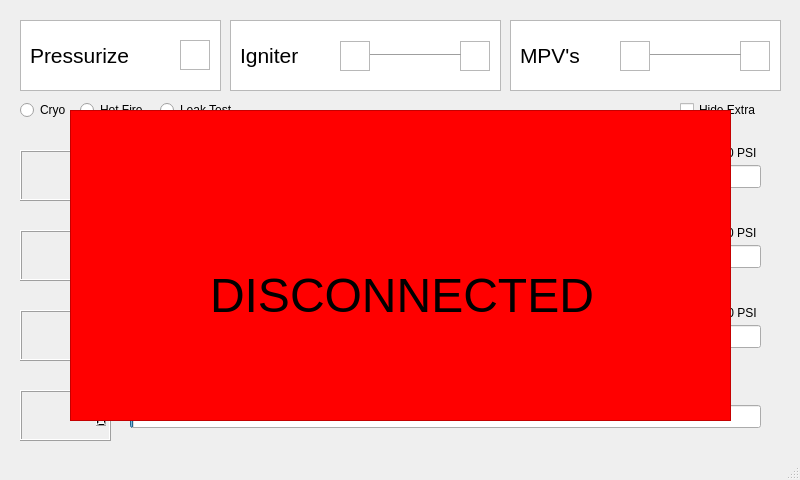
<?xml version="1.0" encoding="UTF-8"?>
<ui version="4.0">
 <class>SDSURocketProject</class>
 <widget class="QMainWindow" name="SDSURocketProject">
  <property name="geometry">
   <rect>
    <x>0</x>
    <y>0</y>
    <width>800</width>
    <height>480</height>
   </rect>
  </property>
  <property name="windowTitle">
   <string>RocketProject</string>
  </property>
  <widget class="QWidget" name="centralwidget">
   <widget class="QLCDNumber" name="Readout1">
    <property name="geometry">
     <rect>
      <x>20</x>
      <y>230</y>
      <width>91</width>
      <height>51</height>
     </rect>
    </property>
    <property name="digitCount">
     <number>7</number>
    </property>
   </widget>
   <widget class="QLCDNumber" name="Readout0">
    <property name="geometry">
     <rect>
      <x>20</x>
      <y>150</y>
      <width>91</width>
      <height>51</height>
     </rect>
    </property>
    <property name="smallDecimalPoint">
     <bool>false</bool>
    </property>
    <property name="digitCount">
     <number>7</number>
    </property>
    <property name="segmentStyle">
     <enum>QLCDNumber::Filled</enum>
    </property>
   </widget>
   <widget class="QLabel" name="MPV_label">
    <property name="geometry">
     <rect>
      <x>520</x>
      <y>40</y>
      <width>81</width>
      <height>31</height>
     </rect>
    </property>
    <property name="font">
     <font>
      <pointsize>16</pointsize>
     </font>
    </property>
    <property name="text">
     <string>MPV's</string>
    </property>
   </widget>
   <widget class="QLabel" name="ignite_label">
    <property name="geometry">
     <rect>
      <x>240</x>
      <y>40</y>
      <width>91</width>
      <height>31</height>
     </rect>
    </property>
    <property name="font">
     <font>
      <pointsize>16</pointsize>
     </font>
    </property>
    <property name="text">
     <string>Igniter</string>
    </property>
   </widget>
   <widget class="QLabel" name="pstate_label">
    <property name="geometry">
     <rect>
      <x>30</x>
      <y>40</y>
      <width>131</width>
      <height>31</height>
     </rect>
    </property>
    <property name="font">
     <font>
      <pointsize>16</pointsize>
     </font>
    </property>
    <property name="text">
     <string>Pressurize</string>
    </property>
   </widget>
   <widget class="QGraphicsView" name="MPV_Safety">
    <property name="geometry">
     <rect>
      <x>620</x>
      <y>41</y>
      <width>30</width>
      <height>30</height>
     </rect>
    </property>
   </widget>
   <widget class="QGraphicsView" name="MPV_Key">
    <property name="geometry">
     <rect>
      <x>740</x>
      <y>41</y>
      <width>30</width>
      <height>30</height>
     </rect>
    </property>
   </widget>
   <widget class="QGraphicsView" name="Ign_Key">
    <property name="geometry">
     <rect>
      <x>460</x>
      <y>41</y>
      <width>30</width>
      <height>30</height>
     </rect>
    </property>
   </widget>
   <widget class="QGraphicsView" name="Ign_Safety">
    <property name="geometry">
     <rect>
      <x>340</x>
      <y>41</y>
      <width>30</width>
      <height>30</height>
     </rect>
    </property>
   </widget>
   <widget class="QGraphicsView" name="Pressure_Key">
    <property name="geometry">
     <rect>
      <x>180</x>
      <y>40</y>
      <width>30</width>
      <height>30</height>
     </rect>
    </property>
   </widget>
   <widget class="Line" name="line">
    <property name="geometry">
     <rect>
      <x>650</x>
      <y>40</y>
      <width>91</width>
      <height>31</height>
     </rect>
    </property>
    <property name="orientation">
     <enum>Qt::Horizontal</enum>
    </property>
   </widget>
   <widget class="Line" name="line_2">
    <property name="geometry">
     <rect>
      <x>370</x>
      <y>40</y>
      <width>91</width>
      <height>31</height>
     </rect>
    </property>
    <property name="orientation">
     <enum>Qt::Horizontal</enum>
    </property>
   </widget>
   <widget class="QLCDNumber" name="Readout2">
    <property name="geometry">
     <rect>
      <x>20</x>
      <y>310</y>
      <width>91</width>
      <height>51</height>
     </rect>
    </property>
    <property name="digitCount">
     <number>7</number>
    </property>
    <property name="value" stdset="0">
     <double>0.000000000000000</double>
    </property>
    <property name="intValue" stdset="0">
     <number>0</number>
    </property>
   </widget>
   <widget class="QProgressBar" name="progressBar0">
    <property name="geometry">
     <rect>
      <x>130</x>
      <y>165</y>
      <width>631</width>
      <height>23</height>
     </rect>
    </property>
    <property name="maximum">
     <number>4500</number>
    </property>
    <property name="value">
     <number>1000</number>
    </property>
    <property name="textVisible">
     <bool>false</bool>
    </property>
    <property name="orientation">
     <enum>Qt::Horizontal</enum>
    </property>
    <property name="invertedAppearance">
     <bool>false</bool>
    </property>
   </widget>
   <widget class="QLabel" name="pstate_label_2">
    <property name="geometry">
     <rect>
      <x>350</x>
      <y>125</y>
      <width>201</width>
      <height>31</height>
     </rect>
    </property>
    <property name="font">
     <font>
      <pointsize>16</pointsize>
     </font>
    </property>
    <property name="text">
     <string>HE BOTTLE</string>
    </property>
   </widget>
   <widget class="QProgressBar" name="progressBar1">
    <property name="geometry">
     <rect>
      <x>130</x>
      <y>245</y>
      <width>631</width>
      <height>23</height>
     </rect>
    </property>
    <property name="maximum">
     <number>4500</number>
    </property>
    <property name="value">
     <number>24</number>
    </property>
    <property name="textVisible">
     <bool>false</bool>
    </property>
    <property name="orientation">
     <enum>Qt::Horizontal</enum>
    </property>
    <property name="invertedAppearance">
     <bool>false</bool>
    </property>
   </widget>
   <widget class="QLabel" name="pstate_label_3">
    <property name="geometry">
     <rect>
      <x>350</x>
      <y>205</y>
      <width>101</width>
      <height>31</height>
     </rect>
    </property>
    <property name="font">
     <font>
      <pointsize>16</pointsize>
     </font>
    </property>
    <property name="text">
     <string>HE REG</string>
    </property>
   </widget>
   <widget class="QRadioButton" name="radioButton1">
    <property name="geometry">
     <rect>
      <x>20</x>
      <y>100</y>
      <width>61</width>
      <height>20</height>
     </rect>
    </property>
    <property name="text">
     <string>Cryo</string>
    </property>
   </widget>
   <widget class="QRadioButton" name="radioButton2">
    <property name="geometry">
     <rect>
      <x>80</x>
      <y>100</y>
      <width>95</width>
      <height>20</height>
     </rect>
    </property>
    <property name="text">
     <string>Hot Fire</string>
    </property>
   </widget>
   <widget class="QLabel" name="label">
    <property name="geometry">
     <rect>
      <x>130</x>
      <y>145</y>
      <width>55</width>
      <height>16</height>
     </rect>
    </property>
    <property name="text">
     <string>0 PSI</string>
    </property>
   </widget>
   <widget class="QLabel" name="label_2">
    <property name="geometry">
     <rect>
      <x>707</x>
      <y>145</y>
      <width>71</width>
      <height>16</height>
     </rect>
    </property>
    <property name="text">
     <string>4500 PSI</string>
    </property>
   </widget>
   <widget class="QLabel" name="label_3">
    <property name="geometry">
     <rect>
      <x>130</x>
      <y>225</y>
      <width>55</width>
      <height>16</height>
     </rect>
    </property>
    <property name="text">
     <string>0 PSI</string>
    </property>
   </widget>
   <widget class="QProgressBar" name="progressBar2">
    <property name="geometry">
     <rect>
      <x>130</x>
      <y>325</y>
      <width>631</width>
      <height>23</height>
     </rect>
    </property>
    <property name="maximum">
     <number>150</number>
    </property>
    <property name="value">
     <number>24</number>
    </property>
    <property name="textVisible">
     <bool>false</bool>
    </property>
    <property name="orientation">
     <enum>Qt::Horizontal</enum>
    </property>
    <property name="invertedAppearance">
     <bool>false</bool>
    </property>
   </widget>
   <widget class="QLabel" name="pstate_label_4">
    <property name="geometry">
     <rect>
      <x>350</x>
      <y>290</y>
      <width>61</width>
      <height>31</height>
     </rect>
    </property>
    <property name="font">
     <font>
      <pointsize>16</pointsize>
     </font>
    </property>
    <property name="text">
     <string>PNU</string>
    </property>
   </widget>
   <widget class="QRadioButton" name="radioButton3">
    <property name="geometry">
     <rect>
      <x>160</x>
      <y>100</y>
      <width>95</width>
      <height>20</height>
     </rect>
    </property>
    <property name="text">
     <string>Leak Test</string>
    </property>
   </widget>
   <widget class="QLabel" name="pstate_label_5">
    <property name="geometry">
     <rect>
      <x>350</x>
      <y>370</y>
      <width>71</width>
      <height>31</height>
     </rect>
    </property>
    <property name="font">
     <font>
      <pointsize>16</pointsize>
     </font>
    </property>
    <property name="text">
     <string>Extra</string>
    </property>
   </widget>
   <widget class="QProgressBar" name="progressBar3">
    <property name="geometry">
     <rect>
      <x>130</x>
      <y>405</y>
      <width>631</width>
      <height>23</height>
     </rect>
    </property>
    <property name="maximum">
     <number>5000</number>
    </property>
    <property name="value">
     <number>24</number>
    </property>
    <property name="textVisible">
     <bool>false</bool>
    </property>
    <property name="orientation">
     <enum>Qt::Horizontal</enum>
    </property>
    <property name="invertedAppearance">
     <bool>false</bool>
    </property>
   </widget>
   <widget class="QLCDNumber" name="Readout3">
    <property name="geometry">
     <rect>
      <x>20</x>
      <y>390</y>
      <width>91</width>
      <height>51</height>
     </rect>
    </property>
    <property name="digitCount">
     <number>7</number>
    </property>
    <property name="value" stdset="0">
     <double>0.000000000000000</double>
    </property>
    <property name="intValue" stdset="0">
     <number>0</number>
    </property>
   </widget>
   <widget class="QGraphicsView" name="graphicsView">
    <property name="geometry">
     <rect>
      <x>230</x>
      <y>20</y>
      <width>271</width>
      <height>71</height>
     </rect>
    </property>
   </widget>
   <widget class="QGraphicsView" name="graphicsView_2">
    <property name="geometry">
     <rect>
      <x>510</x>
      <y>20</y>
      <width>271</width>
      <height>71</height>
     </rect>
    </property>
   </widget>
   <widget class="QGraphicsView" name="graphicsView_3">
    <property name="geometry">
     <rect>
      <x>20</x>
      <y>20</y>
      <width>201</width>
      <height>71</height>
     </rect>
    </property>
   </widget>
   <widget class="QLabel" name="label_4">
    <property name="geometry">
     <rect>
      <x>130</x>
      <y>305</y>
      <width>55</width>
      <height>16</height>
     </rect>
    </property>
    <property name="text">
     <string>0 PSI</string>
    </property>
   </widget>
   <widget class="QLabel" name="label_5">
    <property name="geometry">
     <rect>
      <x>130</x>
      <y>385</y>
      <width>55</width>
      <height>16</height>
     </rect>
    </property>
    <property name="text">
     <string>0 PSI</string>
    </property>
   </widget>
   <widget class="QCheckBox" name="checkBox">
    <property name="geometry">
     <rect>
      <x>680</x>
      <y>100</y>
      <width>101</width>
      <height>20</height>
     </rect>
    </property>
    <property name="text">
     <string>Hide Extra</string>
    </property>
    <property name="autoRepeat">
     <bool>false</bool>
    </property>
    <property name="tristate">
     <bool>false</bool>
    </property>
   </widget>
   <widget class="QGraphicsView" name="Alert1">
    <property name="geometry">
     <rect>
      <x>70</x>
      <y>110</y>
      <width>661</width>
      <height>311</height>
     </rect>
    </property>
    <property name="styleSheet">
     <string notr="true">background-color: rgb(255, 0, 0);</string>
    </property>
   </widget>
   <widget class="QLabel" name="label_6">
    <property name="geometry">
     <rect>
      <x>210</x>
      <y>210</y>
      <width>451</width>
      <height>171</height>
     </rect>
    </property>
    <property name="font">
     <font>
      <pointsize>36</pointsize>
     </font>
    </property>
    <property name="text">
     <string>DISCONNECTED</string>
    </property>
   </widget>
   <widget class="QLabel" name="label_7">
    <property name="geometry">
     <rect>
      <x>707</x>
      <y>225</y>
      <width>71</width>
      <height>16</height>
     </rect>
    </property>
    <property name="text">
     <string>4500 PSI</string>
    </property>
   </widget>
   <widget class="QLabel" name="label_8">
    <property name="geometry">
     <rect>
      <x>714</x>
      <y>305</y>
      <width>71</width>
      <height>16</height>
     </rect>
    </property>
    <property name="text">
     <string>150 PSI</string>
    </property>
   </widget>
   <zorder>graphicsView_3</zorder>
   <zorder>graphicsView_2</zorder>
   <zorder>graphicsView</zorder>
   <zorder>Readout1</zorder>
   <zorder>Readout0</zorder>
   <zorder>MPV_label</zorder>
   <zorder>ignite_label</zorder>
   <zorder>pstate_label</zorder>
   <zorder>MPV_Safety</zorder>
   <zorder>MPV_Key</zorder>
   <zorder>Ign_Key</zorder>
   <zorder>Ign_Safety</zorder>
   <zorder>Pressure_Key</zorder>
   <zorder>line</zorder>
   <zorder>line_2</zorder>
   <zorder>Readout2</zorder>
   <zorder>progressBar0</zorder>
   <zorder>pstate_label_2</zorder>
   <zorder>progressBar1</zorder>
   <zorder>pstate_label_3</zorder>
   <zorder>radioButton1</zorder>
   <zorder>radioButton2</zorder>
   <zorder>label</zorder>
   <zorder>label_2</zorder>
   <zorder>label_3</zorder>
   <zorder>progressBar2</zorder>
   <zorder>pstate_label_4</zorder>
   <zorder>radioButton3</zorder>
   <zorder>pstate_label_5</zorder>
   <zorder>progressBar3</zorder>
   <zorder>Readout3</zorder>
   <zorder>label_4</zorder>
   <zorder>label_5</zorder>
   <zorder>checkBox</zorder>
   <zorder>label_7</zorder>
   <zorder>label_8</zorder>
   <zorder>Alert1</zorder>
   <zorder>label_6</zorder>
  </widget>
  <widget class="QStatusBar" name="statusbar"/>
 </widget>
 <resources/>
 <connections/>
</ui>
